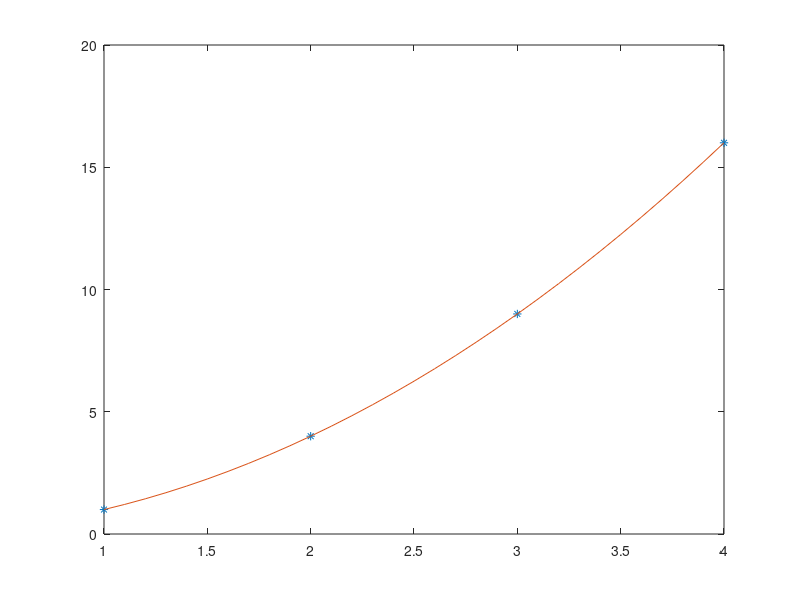

The MATLAB source for this figure:
close all
clear all
clc
x=[1 2 3 4];
y=[1 4 9 16];
n=length(x);
p=0;v=1;
for i=1:n
    for j=1:n
        if i~=j v=conv(v,(poly(x(j))/(x(i)-x(j))));
        end
    end
    p=p+y(i)*v;
    v=1;
end
xn=x(1):0.1:x(end);
yn=polyval(p,xn);
plot(x,y,'*')
hold on
plot(xn,yn)
